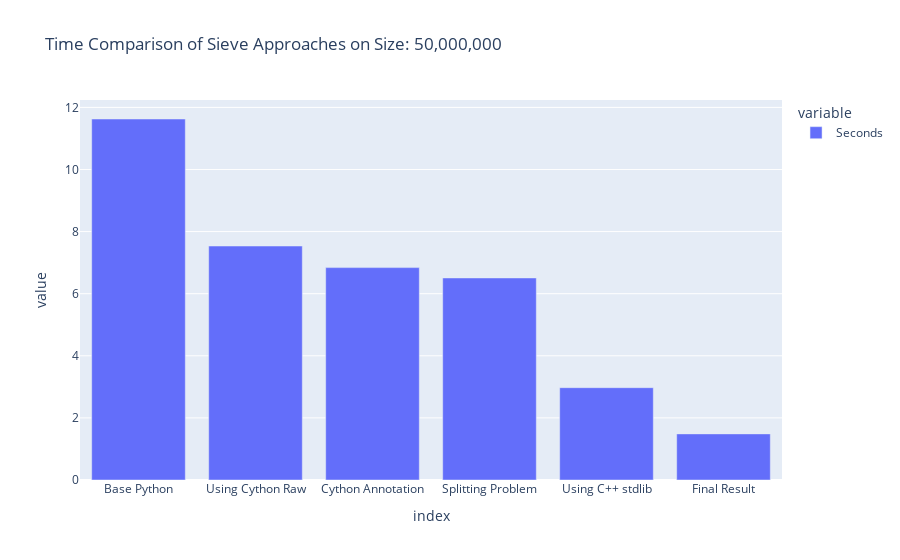

The notebook cell this image was saved under:
### Code cell
compare_approach(50_000_000)

### Figure 1 — Plotly figure (JSON) as saved in the notebook; plotly's stock layout.template omitted (floating-point values rounded to 4 significant figures)
{"data": [{"alignmentgroup": "True", "hovertemplate": "variable=Seconds<br>index=%{x}<br>value=%{y}<extra></extra>", "legendgroup": "Seconds", "marker": {"color": "#636efa", "pattern": {"shape": ""}}, "name": "Seconds", "offsetgroup": "Seconds", "orientation": "v", "showlegend": true, "textposition": "auto", "type": "bar", "x": ["Base Python", "Using Cython Raw", "Cython Annotation", "Splitting Problem", "Using C++ stdlib", "Final Result"], "xaxis": "x", "y": [11.63, 7.535, 6.84, 6.507, 2.973, 1.485], "yaxis": "y"}], "layout": {"autosize": true, "barmode": "relative", "legend": {"title": {"text": "variable"}, "tracegroupgap": 0}, "title": {"text": "Time Comparison of Sieve Approaches on Size: 50,000,000"}, "xaxis": {"anchor": "y", "autorange": true, "domain": [0, 1], "range": [-0.5, 5.5], "title": {"text": "index"}, "type": "category"}, "yaxis": {"anchor": "x", "autorange": true, "domain": [0, 1], "range": [0, 12.24], "title": {"text": "value"}, "type": "linear"}}}
